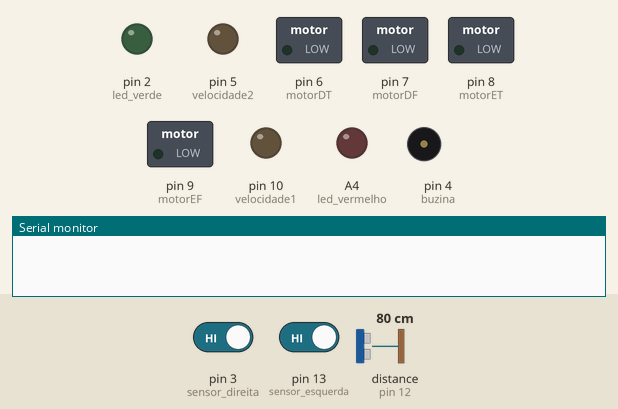
Simulated run of this sketch. Board: Arduino Uno, built with avr-gcc and run on an emulated ATmega328P. Parts: switched loads named in the sketch (green lamp = pin HIGH), output pins drawn as LEDs (lit = HIGH), buzzer (waves = sounding, pin HIGH), the last lines printed to the serial monitor. Wiring (inferred from the names in the program): ultrasonic range finder: trigger pin 11; echo pin 12. Dashed ring = blinking. The test bench sets the inputs (shaded band); at power-on: distance to the obstacle (sensor on pin 12) 80 cm, pin 3 (sensor_direita) HIGH, pin 13 (sensor_esquerda) HIGH. The echo pulse lasts 58.3 µs per cm; pins used as bus, display or sensor lines are not drawn.

Above: at 0.1 s.
At 6.2 s:
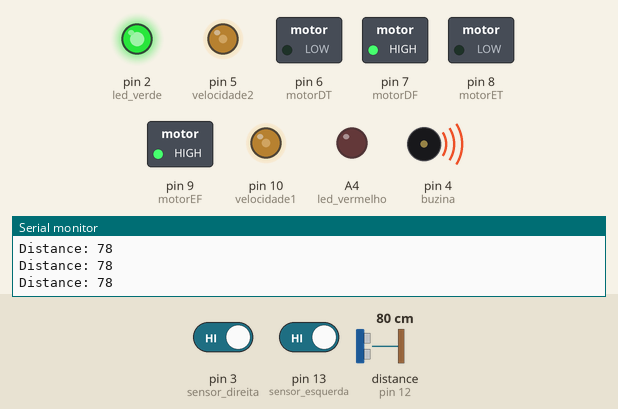
6.3 s: distance to the obstacle (sensor on pin 12) set to 13 cm
7.8 s: distance to the obstacle (sensor on pin 12) set to 10 cm
At 7.96 s:
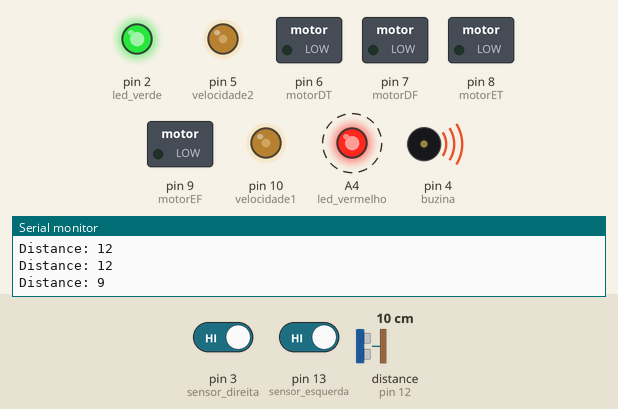
10.8 s: pin 3 (sensor_direita) driven LOW
13.8 s: pin 13 (sensor_esquerda) driven LOW
16.8 s: pin 3 (sensor_direita) driven HIGH
19.8 s: pin 13 (sensor_esquerda) driven HIGH
Timing chart, 0 to 23.8 s (numbered marks = the images above; inputs shaded):
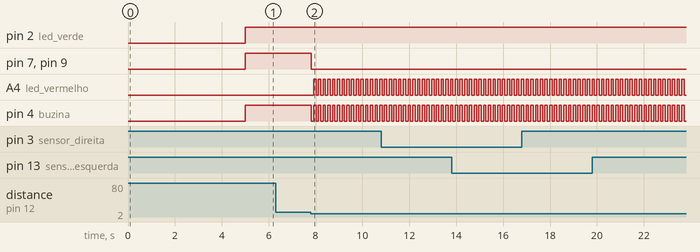

Measured:
- the behaviour switches between 12 and 11 cm on distance to the obstacle (sensor on pin 12) (found by bisection; images 1 and 2)
- after the input at 7.8 s, pin 7 (motorDF), pin 9 (motorEF): HIGH → LOW at once; A4 (led_vermelho): alternates HIGH for 0.10 s and LOW for 0.10 s, starting after 0.12 s; pin 4 (buzina): alternates HIGH for 0.10 s and LOW for 0.10 s, starting at once

The sketch:

robo_seguidor_linha_ultrassonico.ino
```cpp
// Definindo os pinos dos motores
#define motorDF 7   // Motor direito na frente
#define motorDT 6   // Motor direito atrás
#define motorEF 9   // Motor esquerdo na frente
#define motorET 8   // Motor esquerdo atrás

// Definindo os pinos para controlar a velocidade
#define velocidade1 10
#define velocidade2 5

// Definindo os pinos do sensor ultrassônico
#define trig 11
#define echo 12

// Definindo o pino para a buzina
#define buzina 4

// Definindo os pinos dos LEDs
#define led_verde 2
#define led_vermelho A4

// Variáveis para o sensor ultrassônico
long duration; // Duração do pulso ultrassônico
int distance;  // Distância medida pelo ultrassônico

// Definindo os pinos dos sensores de linha
#define sensor_direita 3
#define sensor_esquerda 13

// Função para mover os motores para frente
void andar() {
  digitalWrite(motorDF, HIGH); // Motor direito frente ligado
  digitalWrite(motorDT, LOW);
  digitalWrite(motorEF, HIGH); // Motor esquerdo frente ligado
  digitalWrite(motorET, LOW);
}

// Função para parar os motores
void parar() {
  digitalWrite(motorDF, LOW);
  digitalWrite(motorDT, LOW);
  digitalWrite(motorEF, LOW);
  digitalWrite(motorET, LOW);
}

// Função para ajustar a direção do robô para a esquerda
void ajustar_esquerda() {
  digitalWrite(motorEF, LOW);
  digitalWrite(motorDF, HIGH);
}

// Função para ajustar a direção do robô para a direita
void ajustar_direita() {
  digitalWrite(motorEF, HIGH);
  digitalWrite(motorDF, LOW);
}

// Função para ajustar a velocidade dos motores
void velocidade(int vel) {
  analogWrite(velocidade1, vel);
  analogWrite(velocidade2, vel);
}

// Função para indicar que algo foi detectado
void detectar() {
  digitalWrite(led_vermelho, HIGH);
  delay(100);
  digitalWrite(led_vermelho, LOW);
}

// Função para indicar que nada foi detectado
void nao_detectar() {
  digitalWrite(led_verde, HIGH);
  digitalWrite(led_vermelho, LOW);
  digitalWrite(buzina, HIGH);
}

// Função para ativar a buzina por 100ms
void buzinar() {
  digitalWrite(buzina, LOW);
  delay(100);
  digitalWrite(buzina, HIGH);
}

void setup() {
  parar();
  delay(5000);
  velocidade(98);
  digitalWrite(buzina, LOW);
  digitalWrite(led_vermelho, LOW);
  digitalWrite(led_verde, LOW);
  pinMode(trig, OUTPUT);
  pinMode(echo, INPUT);
  Serial.begin(9600);
  pinMode(motorDF, OUTPUT);
  pinMode(motorDT, OUTPUT);
  pinMode(motorEF, OUTPUT);
  pinMode(motorET, OUTPUT);
  pinMode(sensor_direita, INPUT);
  pinMode(sensor_esquerda, INPUT);
  pinMode(buzina, OUTPUT);
  pinMode(led_vermelho, OUTPUT);
  pinMode(led_verde, OUTPUT);
}

void loop() {
  int leitura_direita = digitalRead(sensor_direita);
  int leitura_esquerda = digitalRead(sensor_esquerda);

  if (leitura_direita == LOW && leitura_esquerda == HIGH) {
    ajustar_direita();
  } else if (leitura_esquerda == LOW && leitura_direita == HIGH) {
    ajustar_esquerda();
  } else if (leitura_direita == HIGH && leitura_esquerda == HIGH) {
    andar();
  } else {
    parar();
  }

  digitalWrite(trig, LOW);
  delayMicroseconds(2);
  digitalWrite(trig, HIGH);
  delayMicroseconds(10);
  digitalWrite(trig, LOW);

  duration = pulseIn(echo, HIGH);
  distance = duration * 0.034 / 2;

  Serial.print("Distance: ");
  Serial.println(distance);

  if (distance <= 10) {
    parar();
    buzinar();
    detectar();
  } else {
    nao_detectar();
  }
}
```
